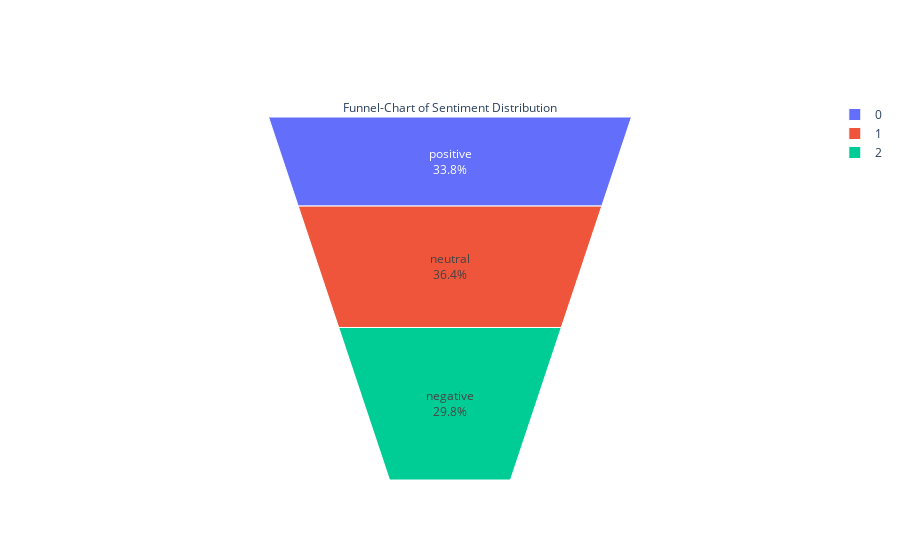

Notebook code cell kept with this figure:
### Code cell
fig = go.Figure(go.Funnelarea(
    text =temp.sentiment,
    values = temp.text,
    title = {"position": "top center", "text": "Funnel-Chart of Sentiment Distribution"}
    ))
fig.show()

### Figure 1 — Plotly figure (JSON) as saved in the notebook; plotly's stock layout.template omitted (floating-point values rounded to 4 significant figures)
{"data": [{"text": ["positive", "neutral", "negative"], "title": {"position": "top center", "text": "Funnel-Chart of Sentiment Distribution"}, "type": "funnelarea", "values": [1646, 1771, 1452]}], "layout": {}}
